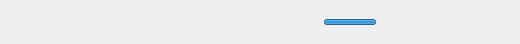
<?xml version="1.0" encoding="UTF-8"?>
<ui version="4.0">
 <class>OtpItem</class>
 <widget class="QWidget" name="OtpItem">
  <property name="geometry">
   <rect>
    <x>0</x>
    <y>0</y>
    <width>520</width>
    <height>44</height>
   </rect>
  </property>
  <property name="sizePolicy">
   <sizepolicy hsizetype="Preferred" vsizetype="Fixed">
    <horstretch>0</horstretch>
    <verstretch>0</verstretch>
   </sizepolicy>
  </property>
  <property name="windowTitle">
   <string notr="true"/>
  </property>
  <layout class="QHBoxLayout" name="layout_row">
   <property name="leftMargin">
    <number>6</number>
   </property>
   <property name="topMargin">
    <number>4</number>
   </property>
   <property name="rightMargin">
    <number>6</number>
   </property>
   <property name="bottomMargin">
    <number>4</number>
   </property>
   <item>
    <widget class="QLabel" name="name">
     <property name="sizePolicy">
      <sizepolicy hsizetype="Expanding" vsizetype="Preferred">
       <horstretch>1</horstretch>
       <verstretch>0</verstretch>
      </sizepolicy>
     </property>
     <property name="text">
      <string notr="true"/>
     </property>
    </widget>
   </item>
   <item>
    <widget class="QLabel" name="code">
     <property name="minimumSize">
      <size>
       <width>150</width>
       <height>0</height>
      </size>
     </property>
     <property name="styleSheet">
      <string notr="true">font-family: monospace; font-size: 14pt; letter-spacing: 2px;</string>
     </property>
     <property name="text">
      <string notr="true"/>
     </property>
     <property name="alignment">
      <set>Qt::AlignmentFlag::AlignRight|Qt::AlignmentFlag::AlignVCenter</set>
     </property>
     <property name="textInteractionFlags">
      <set>Qt::TextInteractionFlag::NoTextInteraction</set>
     </property>
    </widget>
   </item>
   <item>
    <widget class="QProgressBar" name="timer_bar">
     <property name="minimumSize">
      <size>
       <width>52</width>
       <height>6</height>
      </size>
     </property>
     <property name="maximumSize">
      <size>
       <width>52</width>
       <height>6</height>
      </size>
     </property>
     <property name="maximum">
      <number>1000</number>
     </property>
     <property name="value">
      <number>1000</number>
     </property>
     <property name="textVisible">
      <bool>false</bool>
     </property>
    </widget>
   </item>
   <item>
    <widget class="QLabel" name="timer_text">
     <property name="minimumSize">
      <size>
       <width>30</width>
       <height>0</height>
      </size>
     </property>
     <property name="text">
      <string notr="true"/>
     </property>
     <property name="alignment">
      <set>Qt::AlignmentFlag::AlignRight|Qt::AlignmentFlag::AlignVCenter</set>
     </property>
    </widget>
   </item>
   <item>
    <widget class="QWidget" name="actions" native="true">
     <property name="minimumSize">
      <size>
       <width>96</width>
       <height>0</height>
      </size>
     </property>
     <property name="maximumSize">
      <size>
       <width>96</width>
       <height>16777215</height>
      </size>
     </property>
     <layout class="QHBoxLayout" name="layout_actions">
      <property name="spacing">
       <number>2</number>
      </property>
      <property name="leftMargin">
       <number>0</number>
      </property>
      <property name="topMargin">
       <number>0</number>
      </property>
      <property name="rightMargin">
       <number>0</number>
      </property>
      <property name="bottomMargin">
       <number>0</number>
      </property>
      <item>
       <widget class="QToolButton" name="edit">
        <property name="toolTip">
         <string>Edit</string>
        </property>
        <property name="icon">
         <iconset resource="../../../res/Quattro.qrc">
          <normaloff>:/icon/material/pencil-outline.png</normaloff>:/icon/material/pencil-outline.png</iconset>
        </property>
        <property name="autoRaise">
         <bool>true</bool>
        </property>
       </widget>
      </item>
      <item>
       <widget class="QToolButton" name="share">
        <property name="toolTip">
         <string>Export</string>
        </property>
        <property name="icon">
         <iconset resource="../../../res/Quattro.qrc">
          <normaloff>:/icon/material/qrcode.png</normaloff>:/icon/material/qrcode.png</iconset>
        </property>
        <property name="autoRaise">
         <bool>true</bool>
        </property>
       </widget>
      </item>
      <item>
       <widget class="QToolButton" name="remove">
        <property name="toolTip">
         <string>Delete</string>
        </property>
        <property name="icon">
         <iconset resource="../../../res/Quattro.qrc">
          <normaloff>:/icon/material/delete.png</normaloff>:/icon/material/delete.png</iconset>
        </property>
        <property name="autoRaise">
         <bool>true</bool>
        </property>
       </widget>
      </item>
     </layout>
    </widget>
   </item>
  </layout>
 </widget>
 <resources>
  <include location="../../../res/Quattro.qrc"/>
 </resources>
 <connections/>
</ui>
